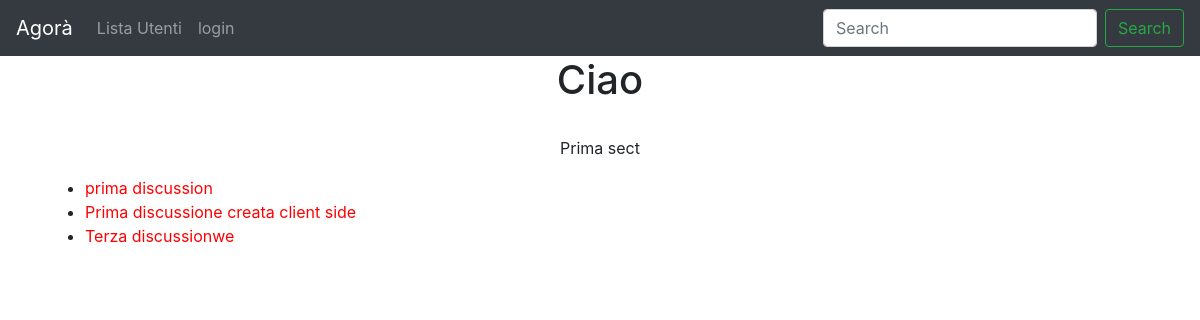
/forum/show-sezione/1, run on the app's committed database.
### forum/models.py (models this page shows, shortened)
class Sezione(models.Model):
    titolo = models.CharField(max_length = 80)
    descrizione = models.CharField(max_length = 150, blank=True, null=True )
    logo = models.ImageField(blank=True, null=True)
    class Meta:
        verbose_name = "Sezione"
        verbose_name_plural = "Sezioni"

class Discussione(models.Model):
    titolo = models.CharField(max_length = 80)
    data = models.DateTimeField(auto_now_add = True)
    sezione_appartenenza = models.ForeignKey(Sezione, on_delete=models.CASCADE)
    creatore = models.ForeignKey(User, on_delete=models.CASCADE, related_name = "discussioni")
    def get_absolute_url(self):
        return reverse("show_discussione", kwargs={"pk":self.pk})
    class Meta:
        verbose_name = "Discussione"
        verbose_name_plural = "Discussioni"

### forum/views.py (the view)
# urls.py: path("show-sezione/<int:pk>", views.show_sezione, name="show_sezione"),
def show_sezione(request, pk):
    sezione = get_object_or_404(Sezione, pk=pk)
    discussioni = Discussione.objects.filter(sezione_appartenenza = sezione).order_by("data")
    context = {"sezione":sezione, "discussioni": discussioni}
    return render(request, "forum/show_sezione.html", context)

### forum/templates/forum/show_sezione.html (shortened to what this page needs)
{% extends "base.html" %}
{% block content %}
<h1>{{sezione.titolo}}</h1><br>
<p>{{sezione.descrizione}}</p>
{% endblock content %}
{% block text %}
<ul>
  {% for discussione in discussioni %}
  <li>
    <a href="{{ discussione.get_absolute_url }}">{{discussione.titolo}}</a>
  </li>
{% endfor %}
</ul>
{% endblock %}

### Agora/static-storage/css/style.css (style rules this page uses)
a { color:red; }

### data on the page
Sezione: titolo "Ciao", descrizione "Prima sect"
Discussione: titolo "prima discussion"
Discussione: titolo "Prima discussione creata client side"
Discussione: titolo "Terza discussionwe"
